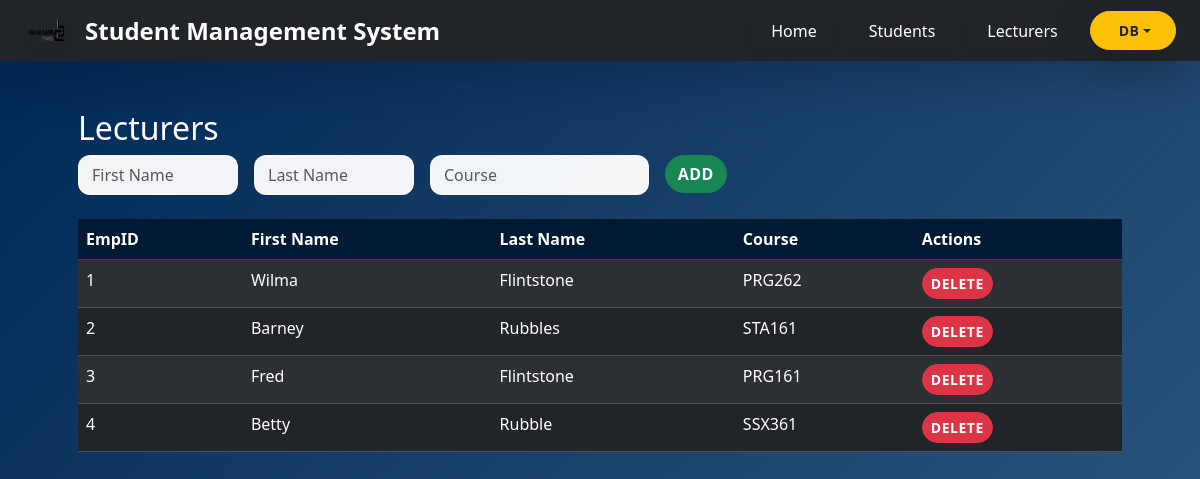
Screenshot of /lecturers with the database file from the repository.
### tables this page shows
CREATE TABLE tblLecturers (empid INTEGER PRIMARY KEY AUTOINCREMENT, fname TEXT, lname TEXT, course TEXT);

### app.py (the view)
@app.route('/lecturers')
def lecturers():
    lecturers = get_all_lecturers()
    return render_template('lecturers.html', lecturers=lecturers)

### CRUD/Read.py (called while the page is built)
def get_all_lecturers():
    conn = sqlite3.connect("SMS.db")
    cursor = conn.cursor()
    cursor.execute("SELECT empid, fname, lname, course FROM tblLecturers")
    lecturers = cursor.fetchall()
    conn.close()
    return lecturers

### templates/lecturers.html (shortened to what this page needs)
{% extends "base.html" %}
{% block content %}
<div>
    <h2>Lecturers</h2>
    <div class="row mb-4">
        <div class="col-md-8">
            <form method="POST" action="/add_lecturer" class="row g-3">
                <div class="col-md-3">
                    <input type="text" class="form-control" name="fname" placeholder="First Name" required>
                </div>
                <div class="col-md-3">
                    <input type="text" class="form-control" name="lname" placeholder="Last Name" required>
                </div>
                <div class="col-md-4">
                    <input type="text" class="form-control" name="course" placeholder="Course" required>
                </div>
                <div class="col-md-2">
                    <button type="submit" class="btn btn-success">Add</button>
                </div>
            </form>
        </div>
    </div>
    <div class="table-responsive">
        <table class="table table-dark table-striped table-hover">
            <thead>
                <tr>
                    <th>EmpID</th>
                    <th>First Name</th>
                    <th>Last Name</th>
                    <th>Course</th>
                    <th>Actions</th>
                </tr>
            </thead>
            <tbody>
                {% for lecturer in lecturers %}
                <tr>
                    <td>{{ lecturer[0] }}</td>
                    <td>{{ lecturer[1] }}</td>
                    <td>{{ lecturer[2] }}</td>
                    <td>{{ lecturer[3] }}</td>
                    <td>
                        <a href="/delete_lecturer/{{ lecturer[0] }}" class="btn btn-danger btn-sm" onclick="return confirm('Delete?')">Delete</a>
                    </td>
                </tr>
                {% endfor %}
            </tbody>
        </table>
    </div>
</div>
{% endblock %}

### static/css/style.css (style rules this page uses)
:root { --primary: #002855; --secondary: #335C81; --accent: #005780; --dark: #001a33; }
body.bg-primary { background: linear-gradient(135deg, var(--primary) 0%, var(--secondary) 100%); color: white; }
.table-dark th { background: var(--dark); color: white; border-color: var(--accent); }
.table-striped tbody tr:nth-of-type(odd) { --bs-table-accent-bg: rgba(255,255,255,0.05); }
.form-control { background: rgba(255,255,255,0.95); border: 2px solid rgba(255,255,255,0.3); border-radius: 12px; color: var(--dark); transition: all 0.3s; }
.btn { border-radius: 25px; font-weight: 600; text-transform: uppercase; letter-spacing: 0.5px; }

### rows the page displays
tblLecturers: empid "1", fname "Wilma", lname "Flintstone", course "PRG262"
tblLecturers: empid "2", fname "Barney", lname "Rubbles", course "STA161"
tblLecturers: empid "3", fname "Fred", lname "Flintstone", course "PRG161"
tblLecturers: empid "4", fname "Betty", lname "Rubble", course "SSX361"
